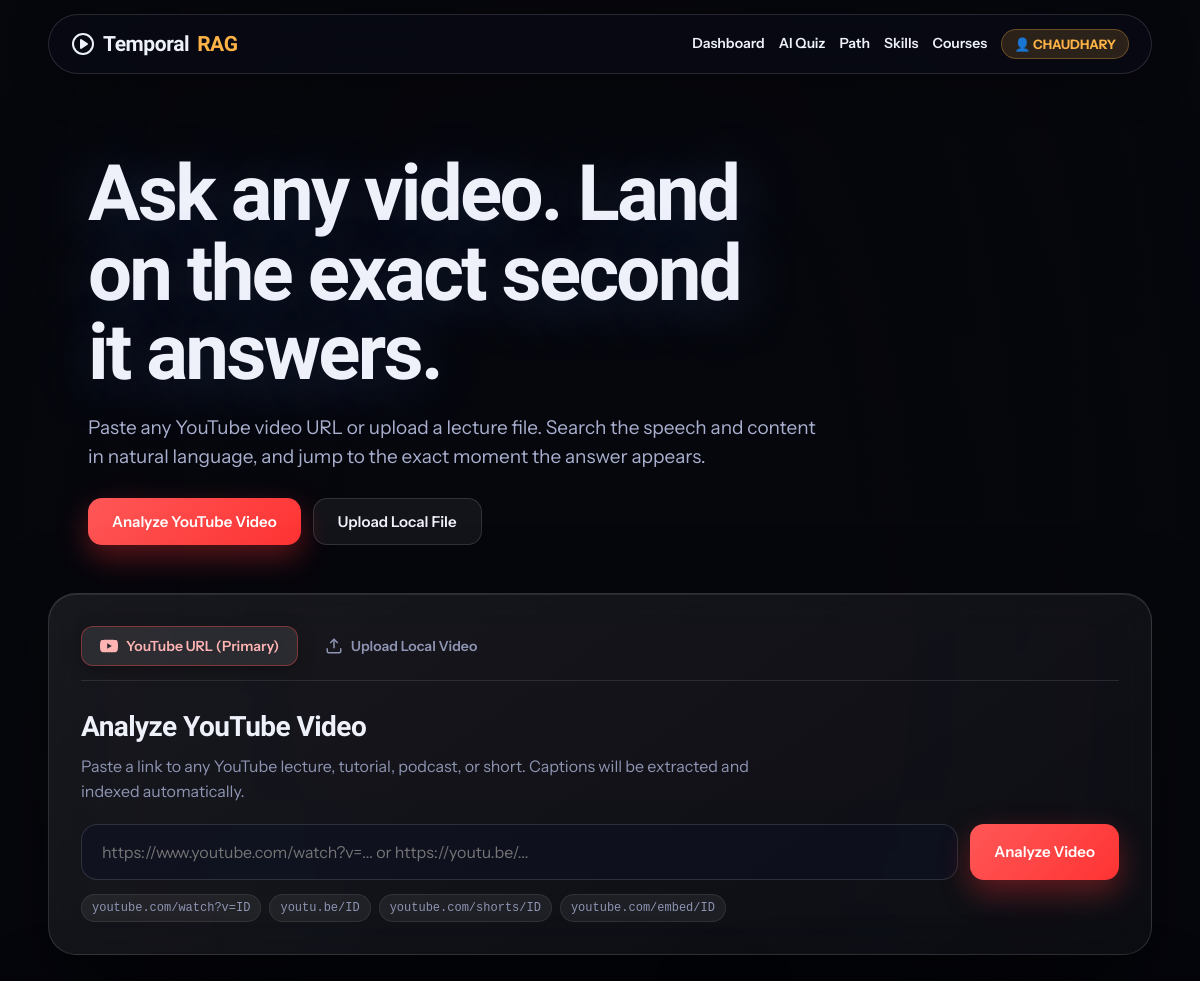
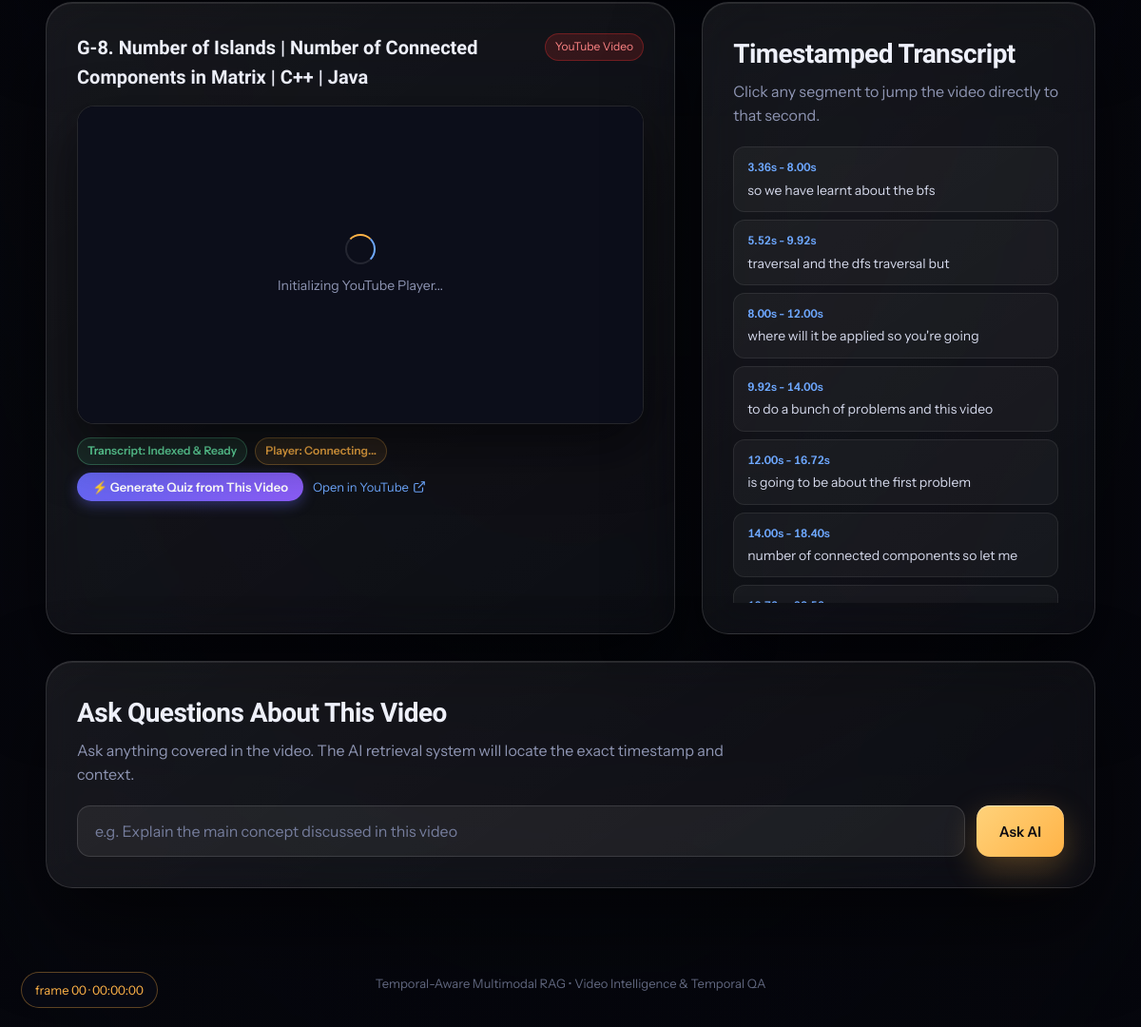
The page / (signed in) on the database its author committed (2 pictures, top to bottom).
### models/database.py (models this page shows, shortened)
class User(db.Model):
    __tablename__ = "users"
    id = db.Column(db.Integer, primary_key=True)
    full_name = db.Column(db.String(120), nullable=False)
    email = db.Column(db.String(150), unique=True, nullable=False, index=True)
    password_hash = db.Column(db.String(255), nullable=False)
    account_status = db.Column(db.String(30), default="active")
    created_at = db.Column(db.DateTime, default=datetime.utcnow)
    profile = db.relationship("UserProfile", backref="user", uselist=False, cascade="all, delete-orphan")
    video_sessions = db.relationship("VideoLearningSession", backref="user", lazy="dynamic", cascade="all, delete-orphan")
    quizzes = db.relationship("Quiz", backref="user", lazy="dynamic", cascade="all, delete-orphan")
    quiz_attempts = db.relationship("QuizAttempt", backref="user", lazy="dynamic", cascade="all, delete-orphan")
    skills = db.relationship("UserSkill", backref="user", lazy="dynamic", cascade="all, delete-orphan")
    courses = db.relationship("UserCourse", backref="user", lazy="dynamic", cascade="all, delete-orphan")
    learning_paths = db.relationship("LearningPath", backref="user", lazy="dynamic", cascade="all, delete-orphan")

class VideoLearningSession(db.Model):
    __tablename__ = "video_learning_sessions"
    id = db.Column(db.Integer, primary_key=True)
    user_id = db.Column(db.Integer, db.ForeignKey("users.id"), nullable=True, index=True)
    source_id = db.Column(db.String(120), nullable=False, index=True)  # e.g., 'yt_xyz' or 'local_lecture.mp4'
    video_type = db.Column(db.String(30), default="local")  # 'youtube' or 'local'
    title = db.Column(db.String(255), default="Untitled Video")
    video_url = db.Column(db.String(500), default="")
    thumbnail = db.Column(db.String(500), default="")
    duration = db.Column(db.Float, default=0.0)
    transcript_source = db.Column(db.String(50), default="whisper")
    transcript_json = db.Column(db.Text, default="[]")
    processing_status = db.Column(db.String(30), default="completed")
    created_at = db.Column(db.DateTime, default=datetime.utcnow)
    quizzes = db.relationship("Quiz", backref="video_session", lazy="dynamic")
    def get_segments(self) -> list:
        try:
            return json.loads(self.transcript_json) if self.transcript_json else []
        except Exception:
            return []

### app.py (the view)
@app.route("/")
def home():
    active_video = get_active_video()
    if active_video:
        yt_id = active_video.get("video_id")
        embed_url = active_video.get("embed_url") or (f"https://www.youtube.com/embed/{yt_id}" if yt_id else None)
        return render_template(
            "index.html",
            video_type=active_video.get("type", "local"),
            source_id=active_video.get("id"),
            filename=active_video.get("filename") or active_video.get("title"),
            video_title=active_video.get("title"),
            video_url=active_video.get("video_url") or active_video.get("url"),
            youtube_id=yt_id,
            youtube_embed_url=embed_url,
            video_thumbnail=active_video.get("thumbnail"),
            video_duration=active_video.get("duration"),
            transcript=active_video.get("segments", [])
        )
    return render_template("index.html")

### app.py (called while the page is built)
@app.context_processor
def inject_globals():
    from auth.auth_manager import get_current_user
    return {
        "current_user": get_current_user()
    }

### auth/auth_manager.py (called while the page is built)
def get_current_user() -> User | None:
    try:
        user_id = session.get("user_id")
    except RuntimeError:
        user_id = None
    if not user_id:
        return None
    try:
        return db.session.get(User, user_id)
    except Exception:
        return None

### templates/index.html (shortened to what this page needs)
<!DOCTYPE html>
<html lang="en">
<head>
</head>
<body>
    <canvas id="scene" aria-hidden="true"></canvas>
    <div class="vignette"></div>
    <div class="hud" id="hud" aria-hidden="true">frame 00 · 00:00:00</div>
    <div class="nav-wrap">
        <nav>
            <a href="/" class="logo" style="text-decoration: none; color: inherit;">
                <svg width="24" height="24" viewBox="0 0 24 24" fill="none" stroke="currentColor" stroke-width="2" stroke-linecap="round" stroke-linejoin="round">
                    <circle cx="12" cy="12" r="10"></circle>
                    <polygon points="10 8 16 12 10 16 10 8" fill="currentColor"></polygon>
                </svg>
                Temporal<span>RAG</span>
            </a>
            <div style="display: flex; align-items: center; gap: 14px; flex-wrap: wrap;">
                <a href="/dashboard" style="color: var(--text); text-decoration: none; font-size: 14px; font-weight: 600;">Dashboard</a>
                <a href="/quiz/generator" style="color: var(--text); text-decoration: none; font-size: 14px; font-weight: 600;">AI Quiz</a>
                <a href="/learning-path" style="color: var(--text); text-decoration: none; font-size: 14px; font-weight: 600;">Path</a>
                <a href="/skills" style="color: var(--text); text-decoration: none; font-size: 14px; font-weight: 600;">Skills</a>
                <a href="/courses" style="color: var(--text); text-decoration: none; font-size: 14px; font-weight: 600;">Courses</a>
                {% if current_user %}
                <a href="/profile" style="color: var(--amber); text-decoration: none; font-size: 13px; font-weight: 700; padding: 4px 12px; border-radius: 99px; background: rgba(255, 179, 71, 0.15); border: 1px solid rgba(255, 179, 71, 0.3);">
                    👤 {{ current_user.full_name.split()[0] }}
                </a>
                {% else %}
                <a href="/login" class="badge" style="text-decoration: none; color: #fff; background: rgba(99, 102, 241, 0.3); border-color: rgba(99, 102, 241, 0.5);">
                    Log In / Sign Up
                </a>
                {% endif %}
            </div>
        </nav>
    </div>
    <header class="hero">
        <h1>Ask any video. Land on the exact second it answers.</h1>
        <p>
            Paste any YouTube video URL or upload a lecture file. Search the speech and content in natural language, and jump to the exact moment the answer appears.
        </p>
        <div class="hero-actions">
            <a class="btn yt-btn" href="#inputSection">Analyze YouTube Video</a>
            <a class="btn ghost" href="#inputSection" onclick="switchTab('local')">Upload Local File</a>
        </div>
    </header>
    <main class="container">
        <section class="glass-card" id="inputSection">
            <div class="tab-nav">
                <button type="button" class="tab-btn active yt-tab" id="tabYtBtn" onclick="switchTab('youtube')">
                    YouTube URL (Primary)
                </button>
                <button type="button" class="tab-btn" id="tabLocalBtn" onclick="switchTab('local')">
                    <svg width="18" height="18" viewBox="0 0 24 24" fill="none" stroke="currentColor" stroke-width="2">
                        <path d="M21 15v4a2 2 0 0 1-2 2H5a2 2 0 0 1-2-2v-4"></path>
                        <polyline points="17 8 12 3 7 8"></polyline>
                        <line x1="12" y1="3" x2="12" y2="15"></line>
                    </svg>
                    Upload Local Video
                </button>
            </div>
            <div class="tab-pane active" id="paneYoutube">
                <h2 class="section-title">Analyze YouTube Video</h2>
                <p class="section-description">
                    Paste a link to any YouTube lecture, tutorial, podcast, or short. Captions will be extracted and indexed automatically.
                </p>
                <form id="youtubeForm" action="/process_youtube" method="POST" data-loading="Analyzing YouTube Video" data-loading-text="Validating video URL, retrieving captions, and indexing timestamps...">
                    <div class="yt-input-wrap">
                        <input class="yt-input" type="text" id="youtubeUrlInput" name="youtube_url" placeholder="https://www.youtube.com/watch?v=... or https://youtu.be/..." required>
                        <button class="btn yt-btn" type="submit" id="analyzeYtBtn">Analyze Video</button>
                    </div>
                    <div class="format-pills">
                        <span class="pill">youtube.com/watch?v=ID</span>
                        <span class="pill">youtu.be/ID</span>
                        <span class="pill">youtube.com/shorts/ID</span>
                        <span class="pill">youtube.com/embed/ID</span>
                    </div>
                </form>
            </div>
        </section>
        {% if video_type or transcript %}
        <div class="workspace" id="playerArea">
            <section class="glass-card">
                <div class="video-header">
                    <div class="video-meta-title">{{ video_title|default(filename)|default("Active Video") }}</div>
                    {% if video_type == "youtube" %}
                    <span class="video-badge-pill badge-yt">YouTube Video</span>
                    {% else %}
                    <span class="video-badge-pill badge-local">Local File</span>
                    {% endif %}
                </div>
                <div class="video-container" id="videoContainer">
                    {% if video_type == "youtube" and youtube_id %}
                    <div id="playerLoading" class="player-loading">
                        <span>Initializing YouTube Player...</span>
                    </div>
                    <iframe id="ytPlayer"
                            class="youtube-iframe"
                            src="{{ youtube_embed_url|default('https://www.youtube.com/embed/' ~ youtube_id) }}?enablejsapi=1&origin={{ request.host_url|default('http://127.0.0.1:5000')|trim('/') }}&rel=0&playsinline=1"
                            title="{{ video_title|default('YouTube video player') }}"
                            allow="accelerometer; autoplay; clipboard-write; encrypted-media; gyroscope; picture-in-picture; web-share"
                            allowfullscreen>
                    </iframe>
                    {% elif video_url %}
                    <video id="videoPlayer" class="local-video-player" controls>
                        <source src="{{ video_url }}" type="video/mp4">
                        Your browser does not support HTML5 video playback.
                    </video>
                    {% endif %}
                </div>
                <div class="video-actions-bar">
                    <div class="status-tags">
                        <span class="status-badge status-ok">Transcript: Indexed & Ready</span>
                        {% if video_type == "youtube" %}
                        <span class="status-badge status-warn" id="playerStatusBadge">Player: Connecting...</span>
                        {% else %}
                        <span class="status-badge status-ok" id="playerStatusBadge">Player: Ready</span>
                        {% endif %}
                    </div>
                    <div style="display: flex; align-items: center; gap: 10px; flex-wrap: wrap;">
                        <a href="/quiz/generator" class="btn" style="background: linear-gradient(135deg, #6366f1, #8b5cf6); color: #fff; text-decoration: none; font-size: 13px; padding: 7px 16px; border-radius: 99px; box-shadow: 0 4px 14px rgba(99, 102, 241, 0.4);">
                            ⚡ Generate Quiz from This Video
                        </a>
                        {% if video_type == "youtube" and youtube_id %}
                        <a class="external-link" href="https://www.youtube.com/watch?v={{ youtube_id }}" target="_blank" rel="noopener noreferrer">
                            Open in YouTube
                            <svg width="14" height="14" viewBox="0 0 24 24" fill="none" stroke="currentColor" stroke-width="2"><path d="M18 13v6a2 2 0 0 1-2 2H5a2 2 0 0 1-2-2V8a2 2 0 0 1 2-2h6"></path><polyline points="15 3 21 3 21 9"></polyline><line x1="10" y1="14" x2="21" y2="3"></line></svg>
                        </a>
                        {% endif %}
                    </div>
                </div>
            </section>
            {% if transcript %}
            <section class="glass-card">
                <h2 class="section-title">Timestamped Transcript</h2>
                <p class="section-description">Click any segment to jump the video directly to that second.</p>
                <div class="transcript-box" id="transcriptBox">
                    {% for segment in transcript %}
                    <button type="button" class="seg" data-start="{{ segment.start }}" data-end="{{ segment.end }}" onclick="seekToSeconds({{ segment.start }})">
                        <div class="timestamp">
                            {{ "%.2f"|format(segment.start) }}s - {{ "%.2f"|format(segment.end) }}s
                        </div>
                        <div class="transcript-text">{{ segment.text }}</div>
                    </button>
                    {% endfor %}
                </div>
            </section>
            {% endif %}
        </div>
        {% endif %}
        <section class="glass-card" id="askSection">
            <h2 class="section-title">Ask Questions About This Video</h2>
            <p class="section-description">
            </p>
            <form id="askForm" action="/ask" method="POST" data-loading="Generating AI Answer" data-loading-text="Analyzing transcript evidence and synthesizing an answer...">
                <div class="ask-row">
                    <input class="question-input" type="text" id="questionInput" name="question" placeholder="e.g. Explain the main concept discussed in this video" value="{{ question|default('') }}" required>
                    <button class="btn" type="submit">Ask AI</button>
                </div>
            </form>
        </section>
    </main>
    <footer>Temporal-Aware Multimodal RAG • Video Intelligence & Temporal QA</footer>
</body>
</html>

### rows shown on the page
User: full_name "CHAUDHARY"
VideoLearningSession: title "G-8. Number of Islands | Number of Connected Components in Matrix | C++ | Java"

### other values the page prints
{{ "%.2f"|format(segment.start) }} "3.36" "5.52" "8.00" "9.92" "12.00" "14.00"
{{ "%.2f"|format(segment.end) }} "8.00" "9.92" "12.00" "14.00" "16.72" "18.40"
{{ segment.text }} "so we have learnt about the bfs" "traversal and the dfs traversal but" "where will it be applied so you're going" "to do a bunch of problems and this video" "is going to be about the first problem" "number of connected components so let me"
